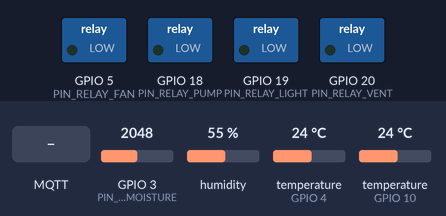
Recording of a sketch running on a simulated ESP32-C3. Shown: switched loads named in the sketch (green lamp = pin HIGH). The test bench sets the inputs (shaded band); at power-on: GPIO 3 (PIN_SOIL_MOISTURE) = 2048, humidity 55 %, temperature (sensors on GPIO 4, GPIO 10) 24 °C (analog values on the 0–4095 scale). WiFi joins after 1.5 s; servers stay silent unless stated; no MQTT or app messages arrive unless stated; not simulated (calls return 0 or success): config_secret.h; names the files do not define were given values by the test bench: MQTT_PORT = 1883; what the sketch prints to the serial monitor is not drawn.

Above: at 3.3 s.
3.4 s: MQTT message "on" arrives on the first subscribed topic
At 4.6 s:
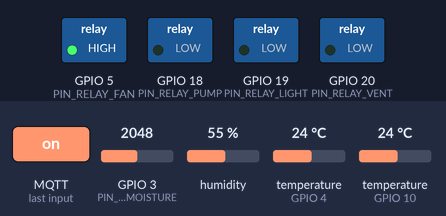
4.9 s: MQTT message "on" arrives on the second subscribed topic
At 5.9 s:
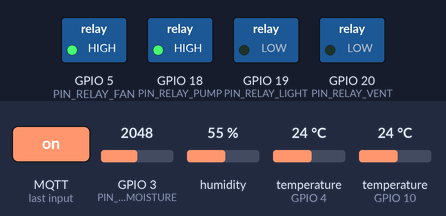
6.4 s: MQTT message "off" arrives on the first subscribed topic
At 7.1 s:
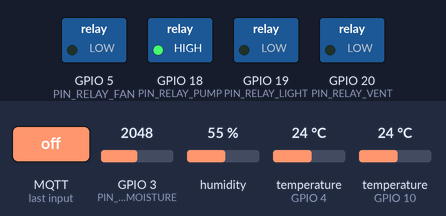
7.9 s: MQTT message "on" arrives on the third subscribed topic
At 8.6 s:
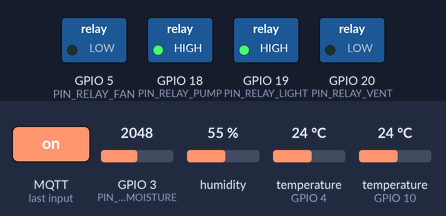
9.4 s: MQTT message "1" arrives on the first subscribed topic
At 10.6 s:
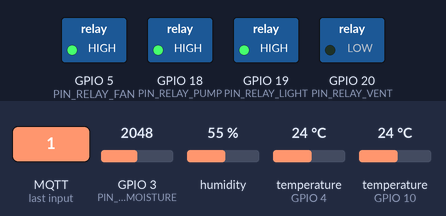
10.9 s: MQTT message "off" arrives on the second subscribed topic
At 11.6 s:
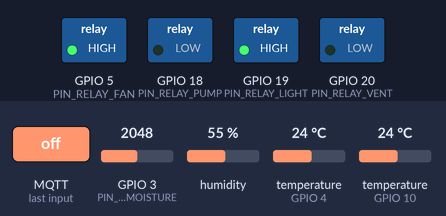
Timing chart, 0 to 13.4 s (numbered marks = the images above; inputs shaded):
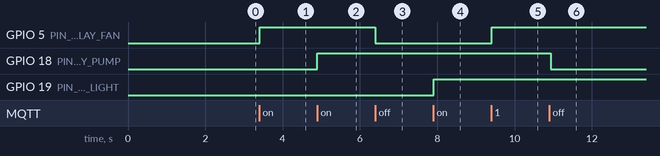

The sketch:

esp32_greenhouse_node.ino
```cpp
/*
 * ============================================================
 *  智慧农业大棚 ESP32 节点固件
 *  功能：DHT11 空气温湿度 + DS18B20 土壤温度 + 继电器控制
 *  通信：WiFi + MQTT，对接 SmartFarm 2.0 系统
 *  板型：ESP32-C3 DevKitM-1 / ESP32-C3-DevKitC-02（RISC-V 架构）
 * ============================================================
 *
 * 【所需 Arduino 库】（库管理器中搜索安装）：
 *   1. DHT sensor library (Adafruit)        — DHT11 温湿度
 *   2. Adafruit Unified Sensor               — DHT 依赖
 *   3. OneWire (Paul Stoffregen)            — DS18B20 单总线
 *   4. DallasTemperature (Miles Burton)     — DS18B20 温度读取
 *   5. PubSubClient (Nick O'Leary)          — MQTT 客户端
 *   6. ArduinoJson (Benoit Blanchon)        — JSON 解析（v6.x）
 *
 * 【Arduino IDE 配置】：
 *   开发板：ESP32C3 Dev Module
 *   上传速率：921600
 *   CPU 频率：160MHz
 *   Flash 频率：80MHz
 *   Flash 大小：4MB
 *   Partition Scheme：Default 4MB with spiffs
 *
 * 【接线说明】（ESP32-C3 可用 GPIO: 0-10, 18-21；GPIO11为strapping，12-17为SPI Flash不可用）：
 *   继电器1(风扇)     IN -> GPIO5   （已接）
 *   DHT11      DATA -> GPIO4   （未接，读取失败不影响运行）
 *   DS18B20    DATA -> GPIO10  （未接，读取失败不影响运行；GPIO21是UART0串口勿用！）
 *   YL-69土壤湿度 AO -> GPIO3   （未接，AO=模拟输出；必须用ADC1，GPIO6属ADC2与WiFi冲突！）
 *   继电器2(水泵)     IN -> GPIO18  （未接）
 *   继电器3(补光灯)   IN -> GPIO19  （未接）
 *   继电器4(通风)     IN -> GPIO20  （未接）
 *
 *   注意：继电器模块 VCC 接 5V（大多数继电器模块需要5V驱动），
 *        ESP32 的 3.3V 逻辑电平可以直接驱动 IN 引脚。
 *        继电器模块是低电平触发还是高电平触发，在 RELAY_ACTIVE_LEVEL 配置。
 */

#include <WiFi.h>
#include <PubSubClient.h>
#include <DHT.h>
#include <OneWire.h>
#include <DallasTemperature.h>
#include <ArduinoJson.h>
// 私密配置（WiFi 密码 / MQTT 地址）单独放在 config_secret.h，
// 已被 .gitignore 排除，防止随源码泄露；编辑该文件即可，勿改本文件。
#include "config_secret.h"

// ============================================================
//  配置区域（根据实际情况修改）
// ============================================================

// ---- 引脚配置（ESP32-C3）----
#define PIN_DHT         4    // DHT11 数据引脚（未接可不接，读取失败不影响运行）
#define PIN_DS18B20     10   // DS18B20 土壤温度（未接可不接；GPIO10避开UART0的GPIO20/21）
#define PIN_SOIL_MOISTURE 3  // YL-69 土壤湿度 AO 输出（ADC1_CH3，WiFi下稳定；勿用ADC2引脚！）
#define PIN_RELAY_FAN       5    // 继电器1：风扇（已接 GPIO5）
#define PIN_RELAY_PUMP      18   // 继电器2：水泵（未接）
#define PIN_RELAY_LIGHT     19   // 继电器3：补光灯（未接）
#define PIN_RELAY_VENT      20   // 继电器4：通风（未接，没有就不接）

// ---- 继电器触发电平 ----
// 实测：本继电器模块为【高电平触发】（IN 接高电平时吸合）= HIGH
// 若换成低电平触发模块，改回 LOW
#define RELAY_ACTIVE_LEVEL  HIGH

// ---- 传感器安装开关（0=未接，1=已接）----
// 重要：只有接了对应传感器才设为 1！悬空引脚会读出假数据并发布，污染系统！
#define DHT11_INSTALLED     1    // DHT11 空气温湿度（GPIO4）——已接
#define YL69_INSTALLED      1    // YL-69 土壤湿度（GPIO3）——已接
// DS18B20 无需开关：未接时读取失败会自动不发布（天然安全）

// ---- 传感器配置 ----
#define DHT_TYPE        DHT11
#define SENSOR_INTERVAL 5000   // 传感器上报间隔（毫秒），默认5秒
#define HEARTBEAT_INTERVAL 10000  // 心跳间隔（毫秒）

// ============================================================
//  MQTT 主题定义（与 SmartFarm 2.0 系统一致，请勿修改）
// ============================================================
#define TOPIC_PREFIX          "farm/greenhouse"
#define TOPIC_SENSOR_TEMP     TOPIC_PREFIX "/sensor/temperature"
#define TOPIC_SENSOR_HUMI     TOPIC_PREFIX "/sensor/humidity"
#define TOPIC_SENSOR_SOIL_TEMP TOPIC_PREFIX "/sensor/soil_temperature"
#define TOPIC_SENSOR_SOIL_MOIST TOPIC_PREFIX "/sensor/soil_moisture"
#define TOPIC_CONTROL_FAN     TOPIC_PREFIX "/control/fan"
#define TOPIC_CONTROL_PUMP    TOPIC_PREFIX "/control/water_pump"
#define TOPIC_CONTROL_LIGHT   TOPIC_PREFIX "/control/light_supplement"
#define TOPIC_CONTROL_VENT    TOPIC_PREFIX "/control/ventilation"
#define TOPIC_STATUS_FAN      TOPIC_PREFIX "/device/fan/status"
#define TOPIC_STATUS_PUMP     TOPIC_PREFIX "/device/water_pump/status"
#define TOPIC_STATUS_LIGHT    TOPIC_PREFIX "/device/light_supplement/status"
#define TOPIC_STATUS_VENT     TOPIC_PREFIX "/device/ventilation/status"
#define TOPIC_HEARTBEAT       TOPIC_PREFIX "/device/esp32/heartbeat"
#define TOPIC_LWT             TOPIC_PREFIX "/device/esp32/status"

// ============================================================
//  全局对象
// ============================================================
WiFiClient espClient;
PubSubClient client(espClient);
DHT dht(PIN_DHT, DHT_TYPE);
OneWire oneWire(PIN_DS18B20);
DallasTemperature soilTempSensor(&oneWire);

// 继电器引脚数组（顺序：风扇、水泵、补光灯、通风）
const int relayPins[4] = {PIN_RELAY_FAN, PIN_RELAY_PUMP, PIN_RELAY_LIGHT, PIN_RELAY_VENT};
const char* relayNames[4] = {"fan", "water_pump", "light_supplement", "ventilation"};
const char* relayControlTopics[4] = {TOPIC_CONTROL_FAN, TOPIC_CONTROL_PUMP, TOPIC_CONTROL_LIGHT, TOPIC_CONTROL_VENT};
const char* relayStatusTopics[4] = {TOPIC_STATUS_FAN, TOPIC_STATUS_PUMP, TOPIC_STATUS_LIGHT, TOPIC_STATUS_VENT};
bool relayStates[4] = {false, false, false, false};  // 当前继电器状态

// 定时器
unsigned long lastSensorTime = 0;
unsigned long lastHeartbeatTime = 0;
unsigned long lastWifiReconnectAttempt = 0;

// ============================================================
//  继电器控制
// ============================================================
void setRelay(int index, bool state) {
  if (index < 0 || index >= 4) return;
  relayStates[index] = state;
  int level = state ? RELAY_ACTIVE_LEVEL : !RELAY_ACTIVE_LEVEL;
  digitalWrite(relayPins[index], level);

  // 上报设备状态
  const char* statusStr = state ? "开启" : "关闭";
  StaticJsonDocument<128> doc;
  doc["device"] = relayNames[index];
  doc["status"] = statusStr;
  doc["state"] = state ? 1 : 0;
  doc["timestamp"] = millis();
  char buffer[128];
  serializeJson(doc, buffer);
  client.publish(relayStatusTopics[index], buffer, true);  // retained 消息

  Serial.printf("[继电器] %s -> %s\n", relayNames[index], statusStr);
}

// ============================================================
//  MQTT 回调（处理控制指令）
// ============================================================
void mqttCallback(char* topic, byte* payload, unsigned int length) {
  // 将 payload 转为字符串
  char payloadStr[length + 1];
  memcpy(payloadStr, payload, length);
  payloadStr[length] = '\0';

  Serial.printf("[MQTT] 收到指令: %s -> %s\n", topic, payloadStr);

  // 匹配控制主题
  for (int i = 0; i < 4; i++) {
    if (strcmp(topic, relayControlTopics[i]) == 0) {
      // 解析指令：支持 "开启"/"关闭"/"on"/"off"/"1"/"0"/true/false
      String cmd = String(payloadStr);
      cmd.toLowerCase();
      bool state = false;
      if (cmd == "开启" || cmd == "on" || cmd == "1" || cmd == "true") {
        state = true;
      } else if (cmd == "关闭" || cmd == "off" || cmd == "0" || cmd == "false") {
        state = false;
      } else {
        // 尝试 JSON 格式解析 {"state":"开启"} 或 {"action":"on"}
        StaticJsonDocument<128> doc;
        DeserializationError error = deserializeJson(doc, payloadStr);
        if (!error) {
          if (doc.containsKey("state")) {
            String s = doc["state"].as<String>();
            s.toLowerCase();
            state = (s == "开启" || s == "on" || s == "1" || s == "true");
          } else if (doc.containsKey("action")) {
            String s = doc["action"].as<String>();
            s.toLowerCase();
            state = (s == "开启" || s == "on" || s == "1" || s == "true");
          }
        }
      }
      setRelay(i, state);
      return;
    }
  }
}

// ============================================================
//  WiFi 连接
// ============================================================
void connectWiFi() {
  Serial.printf("[WiFi] 正在连接 %s ...\n", WIFI_SSID);
  WiFi.mode(WIFI_STA);
  WiFi.begin(WIFI_SSID, WIFI_PASSWORD);

  int attempts = 0;
  while (WiFi.status() != WL_CONNECTED && attempts < 30) {
    delay(500);
    Serial.print(".");
    attempts++;
  }

  if (WiFi.status() == WL_CONNECTED) {
    Serial.printf("\n[WiFi] 连接成功! IP: %s\n", WiFi.localIP().toString().c_str());
  } else {
    Serial.println("\n[WiFi] 连接失败，将在 loop 中重试");
  }
}

// ============================================================
//  MQTT 连接
// ============================================================
void connectMQTT() {
  if (WiFi.status() != WL_CONNECTED) return;

  client.setServer(MQTT_BROKER, MQTT_PORT);
  client.setCallback(mqttCallback);
  client.setBufferSize(512);

  Serial.printf("[MQTT] 正在连接 %s:%d ...\n", MQTT_BROKER, MQTT_PORT);

  // LWT 遗嘱消息：设备离线时自动发布
  bool connected;
  if (strlen(MQTT_USERNAME) > 0) {
    connected = client.connect(MQTT_CLIENT_ID, MQTT_USERNAME, MQTT_PASSWORD,
                                TOPIC_LWT, 1, true, "{\"status\":\"offline\"}");
  } else {
    connected = client.connect(MQTT_CLIENT_ID, TOPIC_LWT, 1, true, "{\"status\":\"offline\"}");
  }

  if (connected) {
    Serial.println("[MQTT] 连接成功!");

    // 订阅所有控制主题
    for (int i = 0; i < 4; i++) {
      client.subscribe(relayControlTopics[i], 1);
      Serial.printf("[MQTT] 订阅: %s\n", relayControlTopics[i]);
    }

    // 发布上线消息
    String onlineMsg = String("{\"status\":\"online\",\"ip\":\"") + WiFi.localIP().toString() + "\"}";
    client.publish(TOPIC_LWT, onlineMsg.c_str(), true);

    // 上报当前所有继电器状态
    for (int i = 0; i < 4; i++) {
      setRelay(i, relayStates[i]);
    }
  } else {
    Serial.printf("[MQTT] 连接失败，错误码: %d\n", client.state());
  }
}

// ============================================================
//  读取传感器并上报
// ============================================================
void readAndPublishSensors() {
  // ---- DHT11 空气温湿度（未安装时跳过，避免悬空脏读污染数据）----
#if DHT11_INSTALLED
  // 三重校验：①读取失败(isnan) ②物理范围 ③与上次成功读数对比（跳变检测）。
  // 模块损坏/供电不足/接触不良时，DHT11 可能返回"看似正常但离谱"的恒定值
  // （如 1℃/8%），isnan 拦不住、范围也拦不住，必须用跳变检测拦截：
  // 真实环境下 5 秒内温度不可能跳变 >3℃、湿度不可能跳变 >8%。
  static float lastGoodTemp = -999.0f;
  static float lastGoodHum = -999.0f;
  float temperature = NAN;
  float humidity = NAN;
  for (int attempt = 0; attempt < 3; attempt++) {
    float t1 = dht.readTemperature();
    float h1 = dht.readHumidity();
    if (isnan(t1) || isnan(h1)) { delay(300); continue; }
    delay(120);  // 两次读取间隔，校验一致性
    float t2 = dht.readTemperature();
    float h2 = dht.readHumidity();
    if (isnan(t2) || isnan(h2)) { delay(300); continue; }
    // 两次读数差异过大 -> 读取不稳定（时序/供电问题）
    if (fabsf(t1 - t2) <= 2.0f && fabsf(h1 - h2) <= 5.0f) {
      temperature = (t1 + t2) / 2.0f;
      humidity = (h1 + h2) / 2.0f;
      break;
    }
    delay(300);
  }

  if (isnan(temperature) || isnan(humidity)) {
    Serial.println("[DHT11] 读取失败或读数不稳定（连续校验未通过），本次不上报");
  } else if (temperature < -10.0f || temperature > 55.0f || humidity < 5.0f || humidity > 100.0f) {
    Serial.printf("[DHT11] 读数超出合理范围，丢弃: %.1f°C / %.1f%%\n", temperature, humidity);
  } else if (lastGoodTemp > -900.0f
             && (fabsf(temperature - lastGoodTemp) > 3.0f || fabsf(humidity - lastGoodHum) > 8.0f)) {
    Serial.printf("[DHT11] 读数异常跳变（传感器可能故障），丢弃: %.1f°C / %.1f%%（上次 %.1f°C / %.1f%%）\n",
                  temperature, humidity, lastGoodTemp, lastGoodHum);
  } else {
    lastGoodTemp = temperature;
    lastGoodHum = humidity;
    Serial.printf("[DHT11] 温度: %.1f°C, 湿度: %.1f%%\n", temperature, humidity);

    // 上报温度
    StaticJsonDocument<128> tempDoc;
    tempDoc["value"] = temperature;
    tempDoc["unit"] = "°C";
    tempDoc["sensor"] = "dht11";
    tempDoc["timestamp"] = millis();
    char tempBuf[128];
    serializeJson(tempDoc, tempBuf);
    client.publish(TOPIC_SENSOR_TEMP, tempBuf);

    // 上报湿度
    StaticJsonDocument<128> humiDoc;
    humiDoc["value"] = humidity;
    humiDoc["unit"] = "%";
    humiDoc["sensor"] = "dht11";
    humiDoc["timestamp"] = millis();
    char humiBuf[128];
    serializeJson(humiDoc, humiBuf);
    client.publish(TOPIC_SENSOR_HUMI, humiBuf);
  }
#endif  // DHT11_INSTALLED

  // ---- DS18B20 土壤温度 ----
  soilTempSensor.requestTemperatures();
  float soilTemp = soilTempSensor.getTempCByIndex(0);

  if (soilTemp == DEVICE_DISCONNECTED_C || soilTemp < -50 || soilTemp > 125) {
    Serial.println("[DS18B20] 读取失败或设备未连接!");
  } else {
    Serial.printf("[DS18B20] 土壤温度: %.1f°C\n", soilTemp);

    StaticJsonDocument<128> soilDoc;
    soilDoc["value"] = soilTemp;
    soilDoc["unit"] = "°C";
    soilDoc["sensor"] = "ds18b20";
    soilDoc["timestamp"] = millis();
    char soilBuf[128];
    serializeJson(soilDoc, soilBuf);
    client.publish(TOPIC_SENSOR_SOIL_TEMP, soilBuf);
  }

  // ---- YL-69 土壤湿度（AO 模拟输出 -> ADC1，未安装时跳过）----
#if YL69_INSTALLED
  int soilRawMv = analogReadMilliVolts(PIN_SOIL_MOISTURE);
  // YL-69 AO：越湿电压越低。干燥约3000mV，泡水约500mV（实测后可按环境校准）
  const int SOIL_DRY_MV = 3000;   // 干燥时电压(mV)
  const int SOIL_WET_MV = 500;    // 完全浸湿时电压(mV)
  float soilMoisture = (SOIL_DRY_MV - soilRawMv) * 100.0f / (SOIL_DRY_MV - SOIL_WET_MV);
  if (soilMoisture < 0) soilMoisture = 0;
  if (soilMoisture > 100) soilMoisture = 100;
  Serial.printf("[YL69] 土壤湿度: %.1f%% (raw=%dmV)\n", soilMoisture, soilRawMv);

  StaticJsonDocument<128> moistDoc;
  moistDoc["value"] = (int)soilMoisture;
  moistDoc["unit"] = "%";
  moistDoc["sensor"] = "yl69";
  moistDoc["timestamp"] = millis();
  char moistBuf[128];
  serializeJson(moistDoc, moistBuf);
  client.publish(TOPIC_SENSOR_SOIL_MOIST, moistBuf);
#endif  // YL69_INSTALLED
}

// ============================================================
//  心跳
// ============================================================
void sendHeartbeat() {
  StaticJsonDocument<192> doc;
  doc["device"] = "esp32_greenhouse_node";
  doc["status"] = "online";
  doc["uptime"] = millis() / 1000;
  doc["wifi_rssi"] = WiFi.RSSI();
  doc["ip"] = WiFi.localIP().toString();
  doc["free_heap"] = ESP.getFreeHeap();
  char buffer[192];
  serializeJson(doc, buffer);
  client.publish(TOPIC_HEARTBEAT, buffer);
  Serial.println("[心跳] 已发送");
}

// ============================================================
//  setup
// ============================================================
void setup() {
  Serial.begin(115200);
  delay(500);
  Serial.println("\n========================================");
  Serial.println("  智慧农业 ESP32 节点启动中...");
  Serial.println("========================================");

  // 初始化继电器引脚（默认断开）
  for (int i = 0; i < 4; i++) {
    pinMode(relayPins[i], OUTPUT);
    digitalWrite(relayPins[i], !RELAY_ACTIVE_LEVEL);  // 默认断开
  }
  Serial.println("[继电器] 初始化完成，全部断开");

  // 初始化 DHT11
  dht.begin();
  Serial.println("[DHT11] 初始化完成");

  // 初始化 YL-69 土壤湿度（ADC1）
  analogReadResolution(12);  // ADC 12位精度
  pinMode(PIN_SOIL_MOISTURE, INPUT);
  Serial.println("[YL69] 土壤湿度初始化完成");

  // 初始化 DS18B20
  soilTempSensor.begin();
  Serial.printf("[DS18B20] 初始化完成，总线上设备数: %d\n", soilTempSensor.getDeviceCount());

  // 连接 WiFi
  connectWiFi();

  // 连接 MQTT
  if (WiFi.status() == WL_CONNECTED) {
    connectMQTT();
  }

  Serial.println("========================================\n");
}

// ============================================================
//  loop
// ============================================================
void loop() {
  // ---- WiFi 重连 ----
  if (WiFi.status() != WL_CONNECTED) {
    if (millis() - lastWifiReconnectAttempt > 5000) {
      lastWifiReconnectAttempt = millis();
      Serial.println("[WiFi] 断开，尝试重连...");
      WiFi.disconnect();
      WiFi.begin(WIFI_SSID, WIFI_PASSWORD);
    }
    delay(100);
    return;
  }

  // ---- MQTT 重连 ----
  if (!client.connected()) {
    if (millis() - lastWifiReconnectAttempt > 3000) {
      lastWifiReconnectAttempt = millis();
      connectMQTT();
    }
    delay(100);
    return;
  }

  // MQTT 循环（必须持续调用）
  client.loop();

  // ---- 定时上报传感器 ----
  if (millis() - lastSensorTime >= SENSOR_INTERVAL) {
    lastSensorTime = millis();
    readAndPublishSensors();
  }

  // ---- 定时心跳 ----
  if (millis() - lastHeartbeatTime >= HEARTBEAT_INTERVAL) {
    lastHeartbeatTime = millis();
    sendHeartbeat();
  }

  delay(10);  // 短暂延时，避免 CPU 占用过高
}
```

Measured:
- after the input at 3.4 s, GPIO 5 (PIN_RELAY_FAN): LOW → HIGH at once
- after the input at 4.9 s, GPIO 18 (PIN_RELAY_PUMP): LOW → HIGH at once
- after the input at 6.4 s, GPIO 5 (PIN_RELAY_FAN): HIGH → LOW at once
- after the input at 7.9 s, GPIO 19 (PIN_RELAY_LIGHT): LOW → HIGH at once
- after the input at 9.4 s, GPIO 5 (PIN_RELAY_FAN): LOW → HIGH at once
- after the input at 10.9 s, GPIO 18 (PIN_RELAY_PUMP): HIGH → LOW at once
